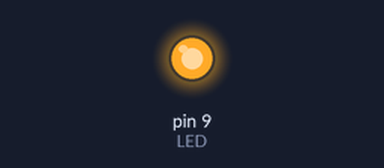
Simulated run of this sketch. Board: Arduino Uno, built with avr-gcc and run on an emulated ATmega328P. On the bench: output pins drawn as LEDs (lit = HIGH).

Above: at 0.75 s.
At 38.1 s:
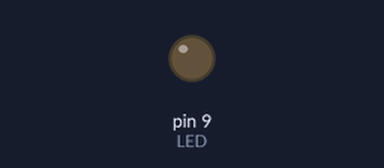
Timing chart, 0 to 40.0 s (numbered marks = the images above):
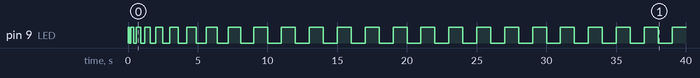

Measured:
- by itself, pin 9 (LED): LOW → HIGH at 0.00 s, → LOW 0.10 s later, → HIGH 0.10 s later, → LOW 0.20 s later, … (49 changes in this stretch)

The sketch:

blink_ternary.ino
```cpp
// (licence header left out)
#define LED 9         //define LED for Pin 9
int msInitialization = 100;    // define delay parameters
int msCondition = 1000;
int msIncrement = 100;

int ms = msInitialization;

void setup()
{
  pinMode (LED, OUTPUT); //Set the LED pin as an output

}

void loop()
{
  digitalWrite(LED, HIGH);
  delay(ms);
  digitalWrite(LED, LOW);
  delay(ms);
  // prepare for next iteration of the loop
  ms < msCondition ? ms = ms + msIncrement : msInitialization;
//  if (ms < msCondition)
//    ms = ms + msIncrement;
//  else ms = msInitialization;

}
```
